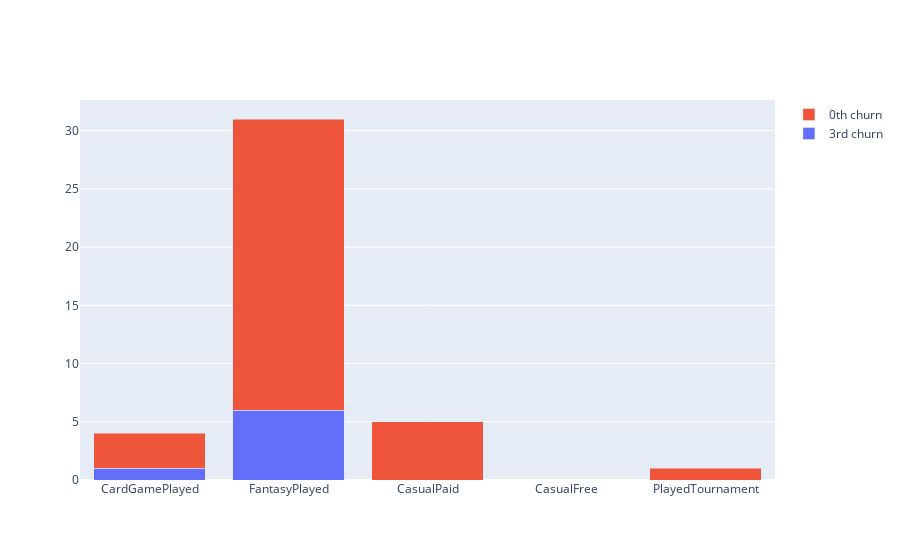

Here is the notebook cell this chart was saved with:
### Code cell
DATA0 = Data0[(Data0['FantasyPlayed']==1) & (Data0['TotalGamePlayed_2'] <= 1)]
DATA3 = Data3[(Data3['FantasyPlayed'] == 1) & (Data3['TotalGamePlayed_2'] <= 1)]
temp1 = pd.DataFrame(DATA0[['CardGamePlayed','FantasyPlayed','CasualPaid','CasualFree','PlayedTournament']].sum())
temp2 = pd.DataFrame(DATA3[['CardGamePlayed','FantasyPlayed','CasualPaid','CasualFree','PlayedTournament']].sum())
final1 = temp1.reset_index()
final2 = temp2.reset_index()
Header = final1['index'].to_list()
value_played = final1[0].to_list()
df0=pd.DataFrame({'Header':Header, 'Total Users Played':value_played})
Header = final2['index'].to_list()
value_played = final2[0].to_list()
df3=pd.DataFrame({'Header':Header, 'Total Users Played':value_played}) 
x = Header
y0=df0['Total Users Played']
y3=df3['Total Users Played']
plot = go.Figure(data=[go.Bar(name = '3rd churn',x = x,y = y3),go.Bar(name = '0th churn',x = x,y = y0)])
plot.update_layout(barmode='stack')                  
plot.show()

### Figure 1 — Plotly figure (JSON) as saved in the notebook; plotly's stock layout.template omitted (floating-point values rounded to 4 significant figures)
{"data": [{"name": "3rd churn", "type": "bar", "x": ["CardGamePlayed", "FantasyPlayed", "CasualPaid", "CasualFree", "PlayedTournament"], "y": [1, 6, 0, 0, 0]}, {"name": "0th churn", "type": "bar", "x": ["CardGamePlayed", "FantasyPlayed", "CasualPaid", "CasualFree", "PlayedTournament"], "y": [3, 25, 5, 0, 1]}], "layout": {"barmode": "stack"}}
